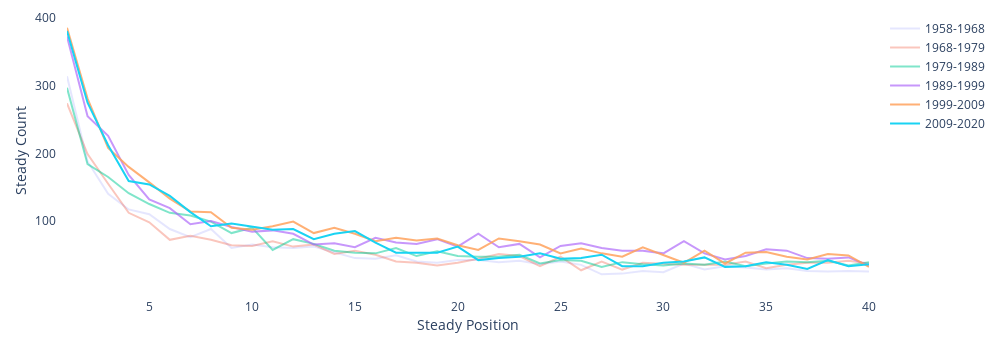

The code cell stored with this chart in its notebook:
### Code cell
fig = go.Figure()
for i in range(0, len(trend_df.columns), 535):
    fig.add_trace(go.Scatter(x=list(range(1, 101)),
                             y=(trend_df == 'Steady').iloc[0:40, i:(i+535)].sum(axis = 1),
                             mode='lines',
                             opacity=(i+535)/3210,
                             name=chart_dates[i][:4]+'-'+chart_dates[i+534][:4]))
fig.update_layout(width=1000, 
                  height=350, 
                  plot_bgcolor='rgb(255,255,255)',
                  xaxis_title="Steady Position",
                  yaxis_title="Steady Count",
                  margin={'l':10, 'r':10, 'b':10, 't':10, 'pad':10})
fig.show()
fig.write_html("visuals/steady_songs_position_decennialy.html")

### Figure 1 — Plotly figure (JSON) as saved in the notebook; plotly's stock layout.template omitted (floating-point values rounded to 4 significant figures)
{"data": [{"mode": "lines", "name": "1958-1968", "opacity": 0.1667, "type": "scatter", "visible": true, "x": [1, 2, 3, 4, 5, 6, 7, 8, 9, 10, 11, 12, 13, 14, 15, 16, 17, 18, 19, 20, 21, 22, 23, 24, 25, 26, 27, 28, 29, 30, 31, 32, 33, 34, 35, 36, 37, 38, 39, 40, 41, 42, 43, 44, 45, 46, 47, 48, 49, 50, 51, 52, 53, 54, 55, 56, 57, 58, 59, 60, 61, 62, 63, 64, 65, 66, 67, 68, 69, 70, 71, 72, 73, 74, 75, 76, 77, 78, 79, 80, 81, 82, 83, 84, 85, 86, 87, 88, 89, 90, 91, 92, 93, 94, 95, 96, 97, 98, 99, 100], "y": [314, 188, 140, 117, 110, 88, 76, 88, 60, 65, 61, 60, 62, 54, 45, 44, 49, 40, 38, 42, 42, 39, 41, 36, 40, 35, 21, 22, 26, 24, 37, 28, 33, 31, 28, 30, 26, 25, 26, 25]}, {"mode": "lines", "name": "1968-1979", "opacity": 0.3333, "type": "scatter", "x": [1, 2, 3, 4, 5, 6, 7, 8, 9, 10, 11, 12, 13, 14, 15, 16, 17, 18, 19, 20, 21, 22, 23, 24, 25, 26, 27, 28, 29, 30, 31, 32, 33, 34, 35, 36, 37, 38, 39, 40, 41, 42, 43, 44, 45, 46, 47, 48, 49, 50, 51, 52, 53, 54, 55, 56, 57, 58, 59, 60, 61, 62, 63, 64, 65, 66, 67, 68, 69, 70, 71, 72, 73, 74, 75, 76, 77, 78, 79, 80, 81, 82, 83, 84, 85, 86, 87, 88, 89, 90, 91, 92, 93, 94, 95, 96, 97, 98, 99, 100], "y": [274, 199, 155, 112, 98, 72, 78, 72, 64, 63, 70, 62, 65, 51, 56, 50, 40, 38, 34, 38, 44, 51, 48, 33, 47, 27, 40, 28, 38, 36, 35, 35, 35, 40, 30, 35, 38, 38, 41, 37]}, {"mode": "lines", "name": "1979-1989", "opacity": 0.5, "type": "scatter", "x": [1, 2, 3, 4, 5, 6, 7, 8, 9, 10, 11, 12, 13, 14, 15, 16, 17, 18, 19, 20, 21, 22, 23, 24, 25, 26, 27, 28, 29, 30, 31, 32, 33, 34, 35, 36, 37, 38, 39, 40, 41, 42, 43, 44, 45, 46, 47, 48, 49, 50, 51, 52, 53, 54, 55, 56, 57, 58, 59, 60, 61, 62, 63, 64, 65, 66, 67, 68, 69, 70, 71, 72, 73, 74, 75, 76, 77, 78, 79, 80, 81, 82, 83, 84, 85, 86, 87, 88, 89, 90, 91, 92, 93, 94, 95, 96, 97, 98, 99, 100], "y": [297, 184, 165, 141, 125, 112, 108, 99, 82, 90, 57, 73, 66, 56, 53, 52, 60, 48, 55, 48, 47, 47, 50, 37, 42, 41, 32, 39, 36, 34, 37, 35, 40, 33, 37, 40, 39, 41, 34, 39]}, {"mode": "lines", "name": "1989-1999", "opacity": 0.6667, "type": "scatter", "x": [1, 2, 3, 4, 5, 6, 7, 8, 9, 10, 11, 12, 13, 14, 15, 16, 17, 18, 19, 20, 21, 22, 23, 24, 25, 26, 27, 28, 29, 30, 31, 32, 33, 34, 35, 36, 37, 38, 39, 40, 41, 42, 43, 44, 45, 46, 47, 48, 49, 50, 51, 52, 53, 54, 55, 56, 57, 58, 59, 60, 61, 62, 63, 64, 65, 66, 67, 68, 69, 70, 71, 72, 73, 74, 75, 76, 77, 78, 79, 80, 81, 82, 83, 84, 85, 86, 87, 88, 89, 90, 91, 92, 93, 94, 95, 96, 97, 98, 99, 100], "y": [373, 255, 226, 168, 132, 119, 95, 100, 91, 84, 86, 81, 65, 67, 61, 75, 68, 66, 73, 62, 81, 61, 66, 46, 63, 67, 60, 56, 56, 52, 70, 52, 43, 48, 58, 56, 45, 44, 46, 34]}, {"mode": "lines", "name": "1999-2009", "opacity": 0.8333, "type": "scatter", "x": [1, 2, 3, 4, 5, 6, 7, 8, 9, 10, 11, 12, 13, 14, 15, 16, 17, 18, 19, 20, 21, 22, 23, 24, 25, 26, 27, 28, 29, 30, 31, 32, 33, 34, 35, 36, 37, 38, 39, 40, 41, 42, 43, 44, 45, 46, 47, 48, 49, 50, 51, 52, 53, 54, 55, 56, 57, 58, 59, 60, 61, 62, 63, 64, 65, 66, 67, 68, 69, 70, 71, 72, 73, 74, 75, 76, 77, 78, 79, 80, 81, 82, 83, 84, 85, 86, 87, 88, 89, 90, 91, 92, 93, 94, 95, 96, 97, 98, 99, 100], "y": [386, 281, 208, 180, 157, 133, 114, 113, 90, 87, 92, 99, 82, 90, 81, 70, 75, 71, 74, 64, 57, 74, 70, 65, 52, 59, 52, 47, 61, 49, 38, 56, 37, 53, 54, 47, 43, 51, 49, 32]}, {"mode": "lines", "name": "2009-2020", "opacity": 1, "type": "scatter", "visible": true, "x": [1, 2, 3, 4, 5, 6, 7, 8, 9, 10, 11, 12, 13, 14, 15, 16, 17, 18, 19, 20, 21, 22, 23, 24, 25, 26, 27, 28, 29, 30, 31, 32, 33, 34, 35, 36, 37, 38, 39, 40, 41, 42, 43, 44, 45, 46, 47, 48, 49, 50, 51, 52, 53, 54, 55, 56, 57, 58, 59, 60, 61, 62, 63, 64, 65, 66, 67, 68, 69, 70, 71, 72, 73, 74, 75, 76, 77, 78, 79, 80, 81, 82, 83, 84, 85, 86, 87, 88, 89, 90, 91, 92, 93, 94, 95, 96, 97, 98, 99, 100], "y": [381, 275, 212, 159, 154, 137, 113, 92, 96, 92, 87, 88, 73, 81, 85, 68, 53, 53, 53, 62, 42, 45, 47, 52, 44, 45, 50, 33, 33, 38, 40, 46, 32, 33, 39, 35, 29, 42, 33, 36]}], "layout": {"height": 350, "hovermode": "x", "margin": {"b": 10, "l": 10, "pad": 10, "r": 10, "t": 10}, "plot_bgcolor": "rgb(255,255,255)", "width": 1000, "xaxis": {"autorange": true, "range": [1, 40], "title": {"text": "Steady Position"}, "type": "linear"}, "yaxis": {"autorange": true, "range": [0.7222, 406.3], "title": {"text": "Steady Count"}, "type": "linear"}}}
